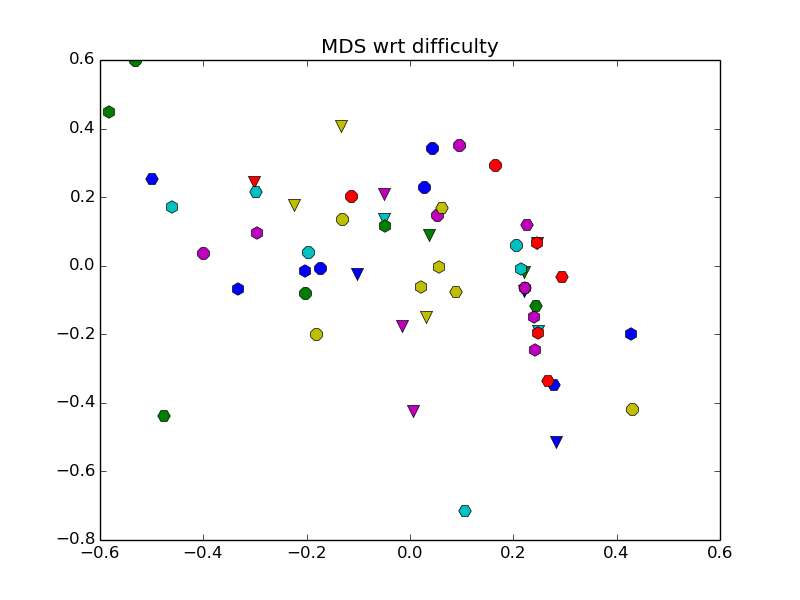

This figure's Python source:
#!/usr/bin/python
import numpy as np 
import os 
import re
import matplotlib.pyplot as plt
from sklearn.cluster import KMeans
from scipy.cluster.hierarchy import dendrogram, linkage
import csv 
import sys
from sklearn.metrics import euclidean_distances
from sklearn import manifold
import random
import itertools

seed = np.random.RandomState(seed=3)


markers = ['o', 'v', 'h', 'H', 'o', 'v', 'h', 'H', 'h', 'H', 'o', 'v', 'h']
colors = ['b', 'r','g','c','y','m', 'b', 'r','g','c','y','m','y','m', 'b']
combs = list(itertools.product(markers, colors))



dirname = '../data'
users = os.listdir(dirname)
#D = np.zeros((len(pids), 24))
P = {}
D = []
user_models = []
for user in users: 
	sessions = os.listdir(dirname + '/' + user)
	NoOfSessions = len(sessions)	
	for session in sessions:
		filename = dirname + '/' + user + '/' + session + '/logfile'
		f = open(filename, 'r')
		lines = f.readlines()
		f.close()
		P = {}
		scores = []
		print user + '/' + session
		for line in lines:
			a = re.split('\s+', line.strip())
			level = abs(int(a[3])) - 1
			perf = int(a[4])
			rf = int(a[2])
			key = tuple([level, rf])
			scores.append(int(a[3]))
			if P.has_key(key):
				P[key].append(perf)	
			else:
				P[key] = [perf]
	
		dd = -2*np.ones((4,3))
		for p in P:
			print P[p] 
			l = P[p].count(-1)
			w = P[p].count(1)
			if w == 0:
				v = 0.0
			else:
				if l > 0: 
					v = w/float(w+l)
				else: 
					v = 1.0

			dd[p[0]][p[1]] = v

		dd[dd == -2] = -1
		D.append(np.asarray(dd).flatten())
		
		um = []
		print scores
		for i in [1,2,3,4]: 
			if scores.count(i) == 0 and scores.count(-1*i) == 0: 
				um.append(-1.0)
			else: 
				um.append(scores.count(i)/float((scores.count(i) + scores.count(-1*i))))
		#print um
		user_models.append(um)

#print user_models
"""
D -= np.asarray(D).mean()
similarities = euclidean_distances(D)
mds = manifold.MDS(n_components=2, max_iter=3000, eps=1e-9, random_state=seed,dissimilarity="precomputed", n_jobs=1)
pos = mds.fit(similarities).embedding_
plt.subplot(121)
print pos
for i, p in enumerate(pos): 
	plt.plot(p[0], p[1], combs[i][0], markersize=9, color = combs[i][1], label = 'u'+str(i+1))
plt.title('MDS wrt difficulty and feedback')
#plt.legend()
#plt.show()
#plt.savefig('performance_RT_mds.jpg', bbox_inches='tight')		
#plt.close()
"""
U = user_models
user_models -= np.asarray(user_models).mean()
similarities = euclidean_distances(user_models)
mds = manifold.MDS(n_components=2, max_iter=3000, eps=1e-9, random_state=seed,dissimilarity="precomputed", n_jobs=1)
pos = mds.fit(similarities).embedding_
#plt.subplot(122)
for i, p in enumerate(pos): 
	plt.plot(p[0], p[1], combs[i][0], markersize=9, color = combs[i][1], label = 'u'+str(i+1))
plt.title('MDS wrt difficulty')
#plt.legend()
plt.show()
#plt.savefig('performance_RT_mds.jpg', bbox_inches='tight')		
plt.close()


X = np.asarray(U)

# CLUSTERING 
clusters = 3

kmeans = KMeans(n_clusters=clusters, random_state=0).fit(X)
print kmeans.labels_
print kmeans.cluster_centers_	
#u.writelines( "%s %s %s\n" % (item1, item2, item3) for item1, item2, item3 in zip(folders, user_models, kmeans.labels_) )
#m.writelines( "%s\n" % item for item in kmeans.cluster_centers_ )

if clusters == 1: 
	index = [[0.5, 3, 5.5 , 8], [1, 3.5, 6, 8.5], [1.5, 4, 6.5, 9], [2, 4.5, 7, 9.5]]
if clusters == 2: 
	index = [[0.5, 3, 5.5 , 8], [1, 3.5, 6, 8.5], [1.5, 4, 6.5, 9], [2, 4.5, 7, 9.5]]
if clusters == 3: 
	index = [[0.5, 3, 5.5 , 8], [1, 3.5, 6, 8.5], [1.5, 4, 6.5, 9], [2, 4.5, 7, 9.5]]
if clusters == 4: 
	index = [[0.5, 3, 5.5 , 8], [1, 3.5, 6, 8.5], [1.5, 4, 6.5, 9], [2, 4.5, 7, 9.5]]


c = ['r', 'b', 'g', 'y']
for k in range(clusters):
	idx = index[k]
	bars = plt.bar(idx, np.asarray(kmeans.cluster_centers_[k]), 0.5, color=c[k], label = 'user_cluster_' + str(k+1))
	plt.hold(True)

if clusters == 1: 
	plt.xticks([0.75, 3.25, 5.75, 8.25], ('L=3', 'L=5', 'L=7', 'L=9'))
	plt.xlim([0,9])
if clusters == 2: 
	plt.xticks([1, 3.5, 6, 8.5], ('L=3', 'L=5', 'L=7', 'L=9'))
	plt.xlim([0,9.5])
if clusters == 3: 
	plt.xticks([1.25, 3.75, 6.25, 8.75], ('L=3', 'L=5', 'L=7', 'L=9'))
	plt.xlim([0,9.75])
if clusters == 4: 
	plt.xticks([1.5, 4, 6.5, 9], ('L=3', 'L=5', 'L=7', 'L=9'))
	plt.xlim([0,11])

plt.ylim([0,1.2])

plt.xlabel('Sequence Length')
plt.ylabel('P(success|L)')
plt.title('User Cluster Centroids (K = '+ str(clusters) +')')
plt.legend()
plt.tight_layout()
plt.savefig('user_clusters.eps')
plt.close()

#with open('k' + str(clusters) + '/user_models.csv', 'w') as f:
#	writer = csv.writer(f,delimiter=',')
#	writer.writerows(user_models)

